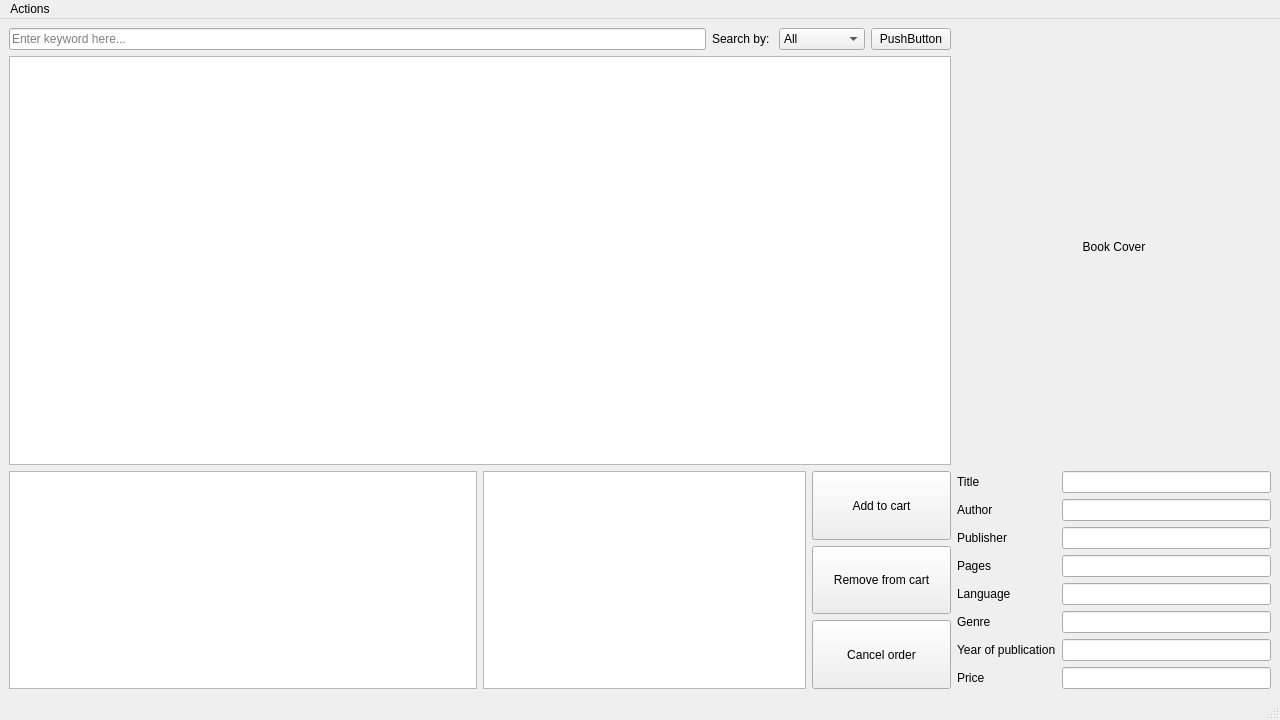
<?xml version="1.0" encoding="UTF-8"?>
<ui version="4.0">
 <class>ClientWindow</class>
 <widget class="QMainWindow" name="ClientWindow">
  <property name="geometry">
   <rect>
    <x>0</x>
    <y>0</y>
    <width>1280</width>
    <height>720</height>
   </rect>
  </property>
  <property name="windowTitle">
   <string>MainWindow</string>
  </property>
  <widget class="QWidget" name="centralwidget">
   <layout class="QHBoxLayout" name="horizontalLayout" stretch="75,25">
    <item>
     <layout class="QVBoxLayout" name="verticalLayout" stretch="5,60,32">
      <item>
       <layout class="QHBoxLayout" name="SearchArea">
        <item>
         <widget class="QLineEdit" name="search">
          <property name="placeholderText">
           <string>Enter keyword here...</string>
          </property>
         </widget>
        </item>
        <item>
         <widget class="QLabel" name="searchBy">
          <property name="text">
           <string>Search by: </string>
          </property>
         </widget>
        </item>
        <item>
         <widget class="QComboBox" name="filterSearch">
          <item>
           <property name="text">
            <string>All</string>
           </property>
          </item>
          <item>
           <property name="text">
            <string>Title</string>
           </property>
          </item>
          <item>
           <property name="text">
            <string>Author</string>
           </property>
          </item>
          <item>
           <property name="text">
            <string>Language</string>
           </property>
          </item>
          <item>
           <property name="text">
            <string>Publisher</string>
           </property>
          </item>
         </widget>
        </item>
        <item>
         <widget class="QPushButton" name="pushButton">
          <property name="text">
           <string>PushButton</string>
          </property>
         </widget>
        </item>
       </layout>
      </item>
      <item>
       <widget class="QListWidget" name="listWidget"/>
      </item>
      <item>
       <layout class="QHBoxLayout" name="ControlArea">
        <item>
         <widget class="QListView" name="OrderList"/>
        </item>
        <item>
         <layout class="QHBoxLayout" name="cartView" stretch="70,30">
          <item>
           <widget class="QListView" name="CartList"/>
          </item>
          <item>
           <layout class="QVBoxLayout" name="cartActions">
            <item>
             <widget class="QPushButton" name="cart_actionAdd">
              <property name="sizePolicy">
               <sizepolicy hsizetype="Minimum" vsizetype="Preferred">
                <horstretch>0</horstretch>
                <verstretch>0</verstretch>
               </sizepolicy>
              </property>
              <property name="text">
               <string>Add to cart</string>
              </property>
             </widget>
            </item>
            <item>
             <widget class="QPushButton" name="cart_actionRemove">
              <property name="sizePolicy">
               <sizepolicy hsizetype="Minimum" vsizetype="Preferred">
                <horstretch>0</horstretch>
                <verstretch>0</verstretch>
               </sizepolicy>
              </property>
              <property name="text">
               <string>Remove from cart</string>
              </property>
             </widget>
            </item>
            <item>
             <widget class="QPushButton" name="cart_cancelAll">
              <property name="sizePolicy">
               <sizepolicy hsizetype="Minimum" vsizetype="Preferred">
                <horstretch>0</horstretch>
                <verstretch>0</verstretch>
               </sizepolicy>
              </property>
              <property name="text">
               <string>Cancel order</string>
              </property>
             </widget>
            </item>
           </layout>
          </item>
         </layout>
        </item>
       </layout>
      </item>
     </layout>
    </item>
    <item>
     <layout class="QVBoxLayout" name="BookViewer" stretch="70,30">
      <item>
       <widget class="QLabel" name="cover">
        <property name="sizePolicy">
         <sizepolicy hsizetype="Preferred" vsizetype="Preferred">
          <horstretch>0</horstretch>
          <verstretch>0</verstretch>
         </sizepolicy>
        </property>
        <property name="minimumSize">
         <size>
          <width>0</width>
          <height>0</height>
         </size>
        </property>
        <property name="text">
         <string>Book Cover</string>
        </property>
        <property name="alignment">
         <set>Qt::AlignCenter</set>
        </property>
       </widget>
      </item>
      <item>
       <layout class="QFormLayout" name="BookDetails">
        <item row="0" column="0">
         <widget class="QLabel" name="label_title">
          <property name="text">
           <string>Title</string>
          </property>
          <property name="buddy">
           <cstring>title</cstring>
          </property>
         </widget>
        </item>
        <item row="0" column="1">
         <widget class="QLineEdit" name="title">
          <property name="sizePolicy">
           <sizepolicy hsizetype="Expanding" vsizetype="Preferred">
            <horstretch>0</horstretch>
            <verstretch>0</verstretch>
           </sizepolicy>
          </property>
          <property name="maximumSize">
           <size>
            <width>16777215</width>
            <height>16777215</height>
           </size>
          </property>
          <property name="readOnly">
           <bool>true</bool>
          </property>
         </widget>
        </item>
        <item row="1" column="0">
         <widget class="QLabel" name="label_author">
          <property name="text">
           <string>Author</string>
          </property>
          <property name="buddy">
           <cstring>author</cstring>
          </property>
         </widget>
        </item>
        <item row="1" column="1">
         <widget class="QLineEdit" name="author">
          <property name="sizePolicy">
           <sizepolicy hsizetype="Expanding" vsizetype="Preferred">
            <horstretch>0</horstretch>
            <verstretch>0</verstretch>
           </sizepolicy>
          </property>
          <property name="maximumSize">
           <size>
            <width>16777215</width>
            <height>16777215</height>
           </size>
          </property>
          <property name="readOnly">
           <bool>true</bool>
          </property>
         </widget>
        </item>
        <item row="2" column="0">
         <widget class="QLabel" name="label_publisher">
          <property name="text">
           <string>Publisher</string>
          </property>
          <property name="buddy">
           <cstring>publisher</cstring>
          </property>
         </widget>
        </item>
        <item row="2" column="1">
         <widget class="QLineEdit" name="publisher">
          <property name="sizePolicy">
           <sizepolicy hsizetype="Expanding" vsizetype="Preferred">
            <horstretch>0</horstretch>
            <verstretch>0</verstretch>
           </sizepolicy>
          </property>
          <property name="maximumSize">
           <size>
            <width>16777215</width>
            <height>16777215</height>
           </size>
          </property>
          <property name="readOnly">
           <bool>true</bool>
          </property>
         </widget>
        </item>
        <item row="3" column="0">
         <widget class="QLabel" name="label_npages">
          <property name="text">
           <string>Pages</string>
          </property>
          <property name="buddy">
           <cstring>npages</cstring>
          </property>
         </widget>
        </item>
        <item row="3" column="1">
         <widget class="QLineEdit" name="npages">
          <property name="sizePolicy">
           <sizepolicy hsizetype="Expanding" vsizetype="Preferred">
            <horstretch>0</horstretch>
            <verstretch>0</verstretch>
           </sizepolicy>
          </property>
          <property name="maximumSize">
           <size>
            <width>16777215</width>
            <height>16777215</height>
           </size>
          </property>
          <property name="readOnly">
           <bool>true</bool>
          </property>
         </widget>
        </item>
        <item row="4" column="0">
         <widget class="QLabel" name="label_lang">
          <property name="text">
           <string>Language</string>
          </property>
          <property name="buddy">
           <cstring>lang</cstring>
          </property>
         </widget>
        </item>
        <item row="4" column="1">
         <widget class="QLineEdit" name="lang">
          <property name="sizePolicy">
           <sizepolicy hsizetype="Expanding" vsizetype="Preferred">
            <horstretch>0</horstretch>
            <verstretch>0</verstretch>
           </sizepolicy>
          </property>
          <property name="maximumSize">
           <size>
            <width>16777215</width>
            <height>16777215</height>
           </size>
          </property>
          <property name="readOnly">
           <bool>true</bool>
          </property>
         </widget>
        </item>
        <item row="5" column="0">
         <widget class="QLabel" name="label_genre">
          <property name="text">
           <string>Genre</string>
          </property>
          <property name="buddy">
           <cstring>genre</cstring>
          </property>
         </widget>
        </item>
        <item row="5" column="1">
         <widget class="QLineEdit" name="genre">
          <property name="sizePolicy">
           <sizepolicy hsizetype="Expanding" vsizetype="Preferred">
            <horstretch>0</horstretch>
            <verstretch>0</verstretch>
           </sizepolicy>
          </property>
          <property name="maximumSize">
           <size>
            <width>16777215</width>
            <height>16777215</height>
           </size>
          </property>
          <property name="readOnly">
           <bool>true</bool>
          </property>
         </widget>
        </item>
        <item row="6" column="0">
         <widget class="QLabel" name="label_Ydate">
          <property name="text">
           <string>Year of publication</string>
          </property>
          <property name="buddy">
           <cstring>Ydate</cstring>
          </property>
         </widget>
        </item>
        <item row="6" column="1">
         <widget class="QLineEdit" name="Ydate">
          <property name="sizePolicy">
           <sizepolicy hsizetype="Expanding" vsizetype="Preferred">
            <horstretch>0</horstretch>
            <verstretch>0</verstretch>
           </sizepolicy>
          </property>
          <property name="maximumSize">
           <size>
            <width>16777215</width>
            <height>16777215</height>
           </size>
          </property>
          <property name="readOnly">
           <bool>true</bool>
          </property>
         </widget>
        </item>
        <item row="7" column="0">
         <widget class="QLabel" name="label_price">
          <property name="text">
           <string>Price</string>
          </property>
          <property name="buddy">
           <cstring>price</cstring>
          </property>
         </widget>
        </item>
        <item row="7" column="1">
         <widget class="QLineEdit" name="price">
          <property name="sizePolicy">
           <sizepolicy hsizetype="Expanding" vsizetype="Preferred">
            <horstretch>0</horstretch>
            <verstretch>0</verstretch>
           </sizepolicy>
          </property>
          <property name="maximumSize">
           <size>
            <width>16777215</width>
            <height>16777215</height>
           </size>
          </property>
          <property name="readOnly">
           <bool>true</bool>
          </property>
         </widget>
        </item>
       </layout>
      </item>
     </layout>
    </item>
   </layout>
  </widget>
  <widget class="QMenuBar" name="menubar">
   <property name="geometry">
    <rect>
     <x>0</x>
     <y>0</y>
     <width>1280</width>
     <height>21</height>
    </rect>
   </property>
   <widget class="QMenu" name="menuLog_out">
    <property name="title">
     <string>Actions</string>
    </property>
   </widget>
   <addaction name="menuLog_out"/>
  </widget>
  <widget class="QStatusBar" name="statusbar"/>
 </widget>
 <resources/>
 <connections/>
</ui>
